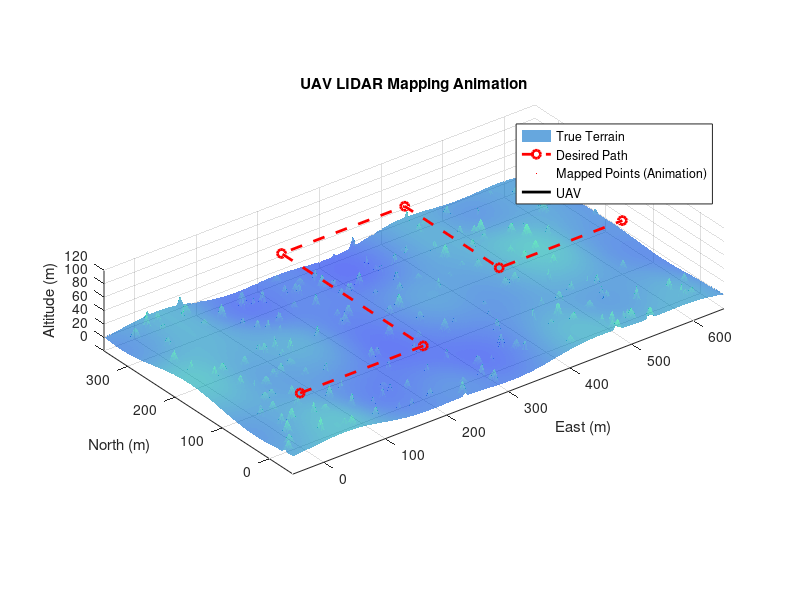

This chart was generated by the following MATLAB code: (Note: this script raises an error after producing the figure.)
%terrain generated
%==========================================================================
%       UAV LIDAR MAPPING SIMULATION WITH CUSTOM ANIMATION & DATA EXPORT
%==========================================================================
% This script simulates a fixed-wing UAV flying over a generated FOREST
% terrain while using a simplified LIDAR sensor to map the ground below it.
% After the simulation, it exports the final point cloud to a CSV file
% AND generates a height-colored 3D point cloud visualization.
%==========================================================================

%% 1. SETUP & INITIALIZATION
%--------------------------------------------------------------------------
clear; clc; close all;
fprintf('Setting up simulation...\n');
% --- Simulation Parameters
T_sim = 200;       % Max simulation time (seconds)
dt = 0.1;          % Simulation time step (seconds)
num_steps = T_sim/dt;
% --- Define the Path (Waypoints)
waypoints = [  0,   0;
            200,   0;
            200, 300;
            400, 300;
            400, 100;
            600, 100];
% --- UAV Initial State & Parameters
uav_state = zeros(3, 1); % [x(m), y(m), psi(rad)] -> [East, North, Yaw]
uav_state(1) = waypoints(1,1);
uav_state(2) = waypoints(1,2);
uav_state(3) = atan2(waypoints(2,2) - waypoints(1,2), waypoints(2,1) - waypoints(1,1));
V = 15;            % UAV cruise speed (m/s)
altitude = 80;     % Flight altitude ABOVE SEA LEVEL (m).
% --- Guidance Controller Parameters
capture_radius = 15;
Kp_psi = 2;
% --- Data Logging and Map Initialization
current_waypoint_idx = 2;
mapPoints = []; % Initialize an empty array to store the point cloud
% --- TERRAIN GENERATION ---
fprintf('Generating forest terrain...\n');
% 1. Create the base ground using sine waves
x_terrain = -50:2:650; % Increased resolution for better tree shapes
y_terrain = -50:2:350;
[X, Y] = meshgrid(x_terrain, y_terrain);
Z_ground = 5 * sin(X/30) .* cos(Y/50) + 8 * cos(X/80) - 3 * sin(Y/40);
Z_ground = Z_ground + 20; % Raise the terrain base altitude
Z = Z_ground; % Initialize final terrain with ground
% 2. Define Forest Parameters
num_trees = 200;
min_tree_height = 10;
max_tree_height = 25;
min_tree_radius = 3;
max_tree_radius = 8;
% 3. Add Trees to the Terrain
for k = 1:num_trees
   % Pick a random location for the tree center
   x_center = min(x_terrain) + rand() * (max(x_terrain) - min(x_terrain));
   y_center = min(y_terrain) + rand() * (max(y_terrain) - min(y_terrain));
  
   % Pick random properties for the tree
   tree_height = min_tree_height + rand() * (max_tree_height - min_tree_height);
   tree_radius = min_tree_radius + rand() * (max_tree_radius - min_tree_radius);
  
   % Find all grid points within the tree's radius
   distance_from_center = sqrt((X - x_center).^2 + (Y - y_center).^2);
   tree_indices = distance_from_center <= tree_radius;
  
   % Create a cone shape for the tree canopy
   cone_height = tree_height * (1 - distance_from_center(tree_indices) / tree_radius);
  
   % Add the cone height to the ground height at the tree's location
   new_tree_surface_height = Z_ground(tree_indices) + cone_height;
  
   % Ensure the new tree surface is placed on top of whatever is already there
   Z(tree_indices) = max(Z(tree_indices), new_tree_surface_height);
end
% --- LIDAR Sensor Parameters
lidar_range = 100;
lidar_scan_angle = 70;
lidar_num_beams = 51;

%% 2. ANIMATION VISUALIZATION SETUP (Real-time display)
%--------------------------------------------------------------------------
fprintf('Setting up animation visualization...\n');
fig_anim = figure('Name', 'UAV LIDAR Mapping Animation');
ax_anim = axes('XLim',[-50 650], 'YLim',[-50 350], 'ZLim',[0 120], 'Parent', fig_anim);
view(3);
grid on;
hold on;
axis equal;
xlabel('East (m)');
ylabel('North (m)');
zlabel('Altitude (m)');
title('UAV LIDAR Mapping Animation');
surf(X, Y, Z, 'FaceAlpha', 0.6, 'EdgeColor', 'none', 'Parent', ax_anim);
colormap(ax_anim, winter); % colormap to look more "forest-like"
plot3(ax_anim, waypoints(:,1), waypoints(:,2), altitude*ones(size(waypoints,1),1), 'ro--', 'LineWidth', 2);
mapPlot_anim = plot3(ax_anim, NaN, NaN, NaN, '.r', 'MarkerSize', 2);
uav_size = 10;
uav_body_pts = [uav_size, 0, 0; -uav_size/2, uav_size/2, 0; -uav_size/2, -uav_size/2, 0; uav_size, 0, 0]';
h_transform = hgtransform('Parent', ax_anim);
uav_plot = plot3(uav_body_pts(1,:), uav_body_pts(2,:), uav_body_pts(3,:), 'k-', 'LineWidth', 2, 'Parent', h_transform);
legend(ax_anim, 'True Terrain', 'Desired Path', 'Mapped Points (Animation)', 'UAV', 'Location', 'best');

%% 3. SIMULATION LOOP
%--------------------------------------------------------------------------
fprintf('Initialization complete. Starting simulation loop...\n');
for i = 2:num_steps
  
   target_wp = waypoints(current_waypoint_idx, :);
   dist_to_wp = sqrt((target_wp(1) - uav_state(1))^2 + (target_wp(2) - uav_state(2))^2);
  
   if dist_to_wp < capture_radius
       if current_waypoint_idx < size(waypoints, 1)
           current_waypoint_idx = current_waypoint_idx + 1;
       else
           fprintf('Final waypoint reached.\n');
           break;
       end
   end
  
   psi_desired = atan2(target_wp(2) - uav_state(2), target_wp(1) - uav_state(1));
   error_psi = atan2(sin(psi_desired - uav_state(3)), cos(psi_desired - uav_state(3)));
   psi_dot = Kp_psi * error_psi;
   uav_state(3) = uav_state(3) + psi_dot * dt;
   uav_state(3) = atan2(sin(uav_state(3)), cos(uav_state(3)));
   uav_state(1) = uav_state(1) + V * cos(uav_state(3)) * dt;
   uav_state(2) = uav_state(2) + V * sin(uav_state(3)) * dt;
  
   scan_angles_rad = linspace(-deg2rad(lidar_scan_angle)/2, deg2rad(lidar_scan_angle)/2, lidar_num_beams);
   rays_body = [zeros(1, lidar_num_beams); sin(scan_angles_rad); -cos(scan_angles_rad)];
   R_yaw = [cos(uav_state(3)), -sin(uav_state(3)), 0;
            sin(uav_state(3)),  cos(uav_state(3)), 0;
            0,                  0,                 1];
   rays_world = R_yaw * rays_body;
  
   detectedPoints = [];
   for k = 1:lidar_num_beams
       ray_dir = rays_world(:,k);
       t_intersect = altitude / -ray_dir(3);
       if t_intersect > 0 && t_intersect < lidar_range
           intersect_xy = [uav_state(1); uav_state(2)] + t_intersect * ray_dir(1:2);
           z_terrain_actual = interp2(X, Y, Z, intersect_xy(1), intersect_xy(2));
           if ~isnan(z_terrain_actual)
               detectedPoints = [detectedPoints, [intersect_xy; z_terrain_actual]];
           end
       end
   end
   mapPoints = [mapPoints, detectedPoints];
  
   translation = makehgtform('translate', [uav_state(1), uav_state(2), altitude]);
   rotation = makehgtform('zrotate', uav_state(3));
   set(h_transform, 'Matrix', translation * rotation);
   set(mapPlot_anim, 'XData', mapPoints(1,:), 'YData', mapPoints(2,:), 'ZData', mapPoints(3,:));
   drawnow limitrate;
end
fprintf('Simulation finished.\n');

%% 4. FINAL POINT CLOUD VISUALIZATION (Height-colored)
%--------------------------------------------------------------------------
fprintf('Generating final height-colored point cloud visualization...\n');
if ~isempty(mapPoints)
   fig_map = figure('Name', 'Height-Colored LIDAR Map');
   ax_map = axes('Parent', fig_map);
  
   x_cloud = mapPoints(1,:);
   y_cloud = mapPoints(2,:);
   z_cloud = mapPoints(3,:);
  
   scatter3(ax_map, x_cloud, y_cloud, z_cloud, 10, z_cloud, 'filled');
  
   colormap(ax_map, jet);
   c = colorbar(ax_map);
   c.Label.String = 'Altitude (m)';
  
   caxis(ax_map, [min(Z(:)) max(Z(:))]);
  
   view(3);
   grid on;
   axis equal;
   xlabel('East (m)');
   ylabel('North (m)');
   zlabel('Altitude (m)');
   title('Final LIDAR Point Cloud Map (Colored by Height)');
  
   set(ax_map, 'XLim',[-50 650], 'YLim',[-50 350], 'ZLim',[min(Z(:)) max(Z(:)) + 20]);
  
else
   fprintf('No points were collected for the final map visualization.\n');
end

%% 5. EXPORT POINT CLOUD DATA
%--------------------------------------------------------------------------
fprintf('Exporting point cloud data to CSV...\n');
if ~isempty(mapPoints)
   pointCloudData = mapPoints';
   filename = 'uav_lidar_map.csv';
   writematrix(pointCloudData, filename);
   fprintf('Successfully saved %d points to %s\n', size(pointCloudData, 1), filename);
else
   fprintf('No points were collected. Nothing to export.\n');
end
